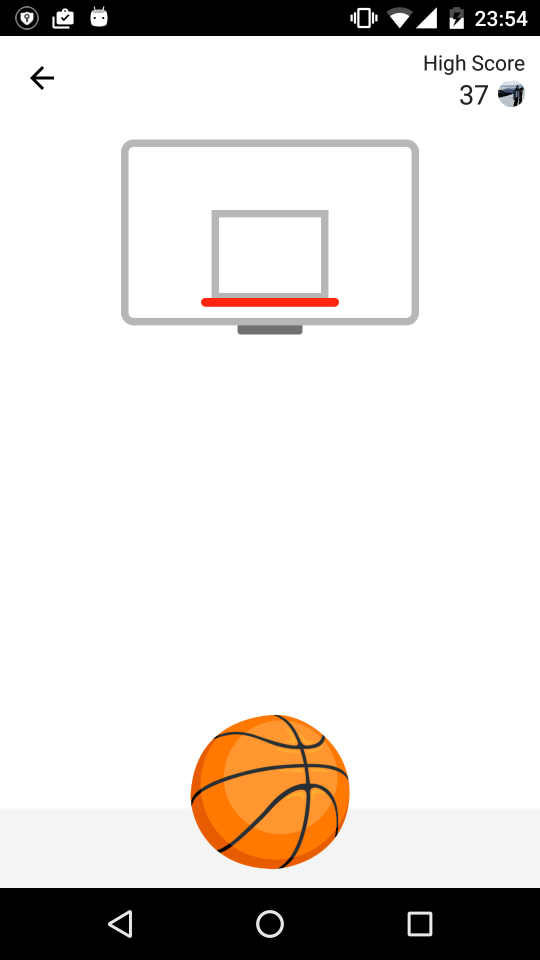
#> input picture asd.png, 1080 x 1920 px (shown at 1/2 size)
$ python vision.py asd.png asd.png   (older library calls are emulated)
#> lines starting #> are read from the running program, lines starting #| are printed output that depends on the picture; after the words box and inside, x2 and y2 are one past the last pixel; in counts of white or black regions, pixels touching at a corner belong together
#!/usr/bin/python2

import os
import sys
import cv2

ball_window = (1400, 1750)
bask_window = (230, 1300)

def get_ball(img):
	img = img[ball_window[0]:ball_window[1], :]
	circles = cv2.HoughCircles(img, cv2.HOUGH_GRADIENT, 1, 50,
		param1=50, param2=30,
		minRadius=0, maxRadius=0)
	return (int(circles[0][0][0]), int(circles[0][0][1] + ball_window[0]))

def get_basket(img):
	img = img[bask_window[0]:bask_window[1],:]
	edges = cv2.Canny(img, 50, 150, apertureSize=3)

	_,contours,_ = cv2.findContours(edges, 1, 2)
	for cnt in contours:
		approx = cv2.approxPolyDP(cnt, 0.01*cv2.arcLength(cnt, True), True)
		if len(approx) == 4:
			break

	fx = lambda x: x[0][0]
	fy = lambda x: x[0][1]
	xmin = min(map(fx, approx)); xmax = max(map(fx, approx))
	ymin = min(map(fy, approx)); ymax = max(map(fy, approx))

	return (int((xmin + xmax) / 2), int((ymin + ymax) / 2) + bask_window[0])

if __name__ == '__main__':
	img = cv2.imread(sys.argv[1], cv2.IMREAD_GRAYSCALE)
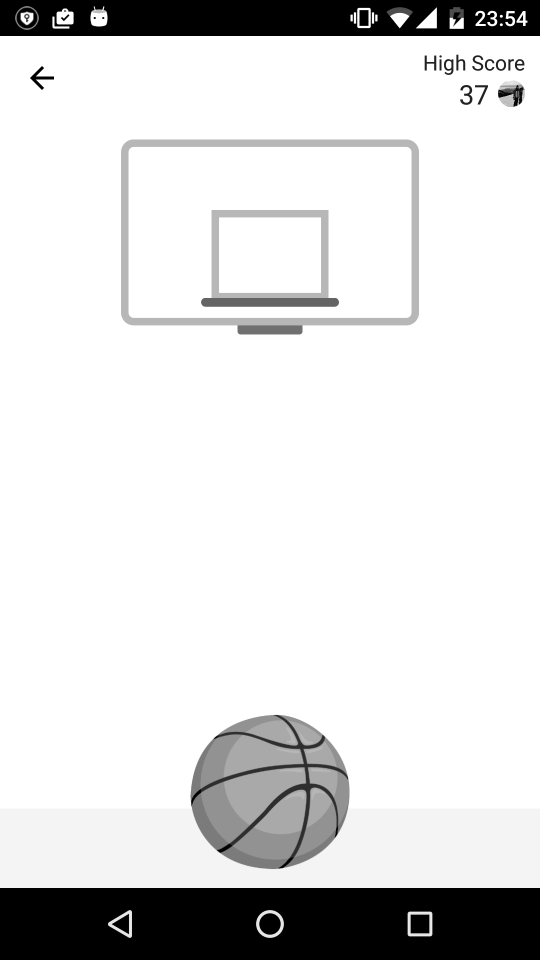
#> img: shape (1920, 1080) (shown at 1/2 size); min 0, max 255, mean 220.2
	bimg = cv2.medianBlur(img, 5)

	(ax, ay) = get_basket(bimg)
#> in get_basket, `img = img[bask_window[0]:bask_window[1],:]`:
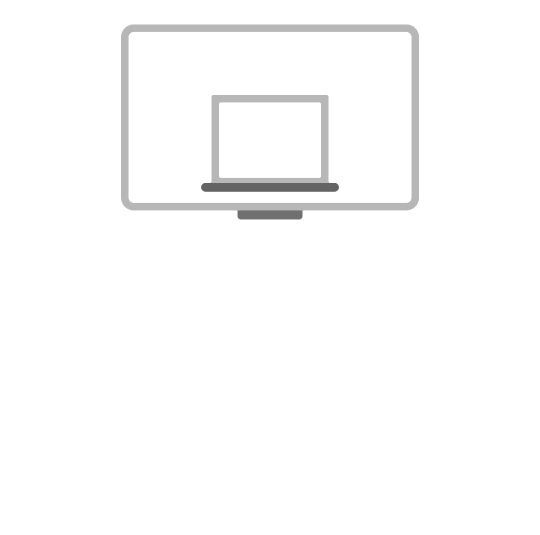
#> img: shape (1070, 1080) (shown at 1/2 size); min 100, max 255, mean 251.7
#> in get_basket, `edges = cv2.Canny(img, 50, 150, apertureSize=3)`:
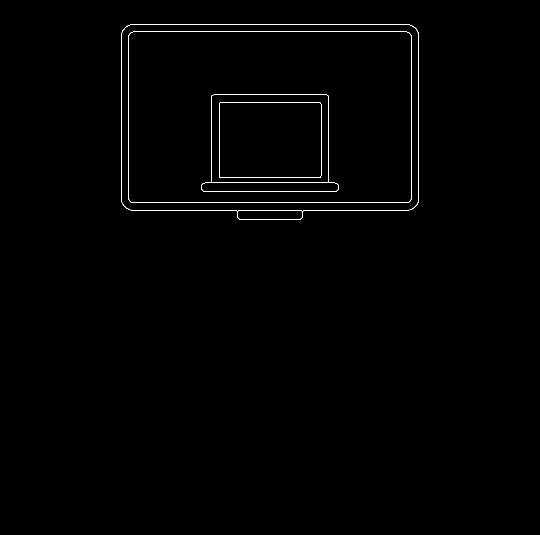
#> edges: shape (1070, 1080) (shown at 1/2 size); 0.5% white in thin lines or dots, all inside (x1, y1, x2, y2) = (242, 48, 838, 439)
#> in get_basket, `_,contours,_ = cv2.findContours(edges, 1, 2)`: contours = 10 contours, 1 with area under 20; largest, box (x1, y1, x2, y2) and area: (242, 48, 838, 439) 223164, (242, 48, 838, 439) 223113, (257, 63, 824, 406) 193476, (257, 63, 824, 406) 193454, (402, 189, 678, 384) 45895
#> the loop in get_basket, `for cnt in contours:` made 3 passes
#> approx on passes 1, 3: [[476, 421], [603, 422]], [[438, 207], [638, 204], [641, 353], [440, 355]]
#> in get_basket, `xmin = min(map(fx, approx))`: xmin = 438
#> in get_basket, `xmax = max(map(fx, approx))`: xmax = 641
#> in get_basket, `ymin = min(map(fy, approx))`: ymin = 204
#> in get_basket, `ymax = max(map(fy, approx))`: ymax = 355
#> ax = 539; ay = 509
	(bx, by) = get_ball(bimg)
#> in get_ball, `img = img[ball_window[0]:ball_window[1], :]`:
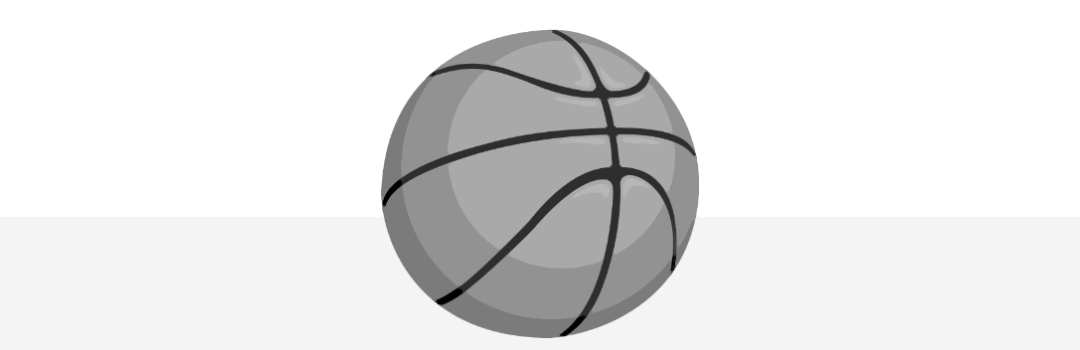
#> img: shape (350, 1080); min 1, max 255, mean 228.7
#> in get_ball, `circles = cv2.HoughCircles(img, cv2.HOUGH_GRADIENT, 1, 50, param1=50, ..`: circles = 15 rows, first 8: [549.5, 169.5, 149], [500.5, 192.5, 119.9], [503.5, 115.5, 102.9], [590.5, 239.5, 82.1], [663.5, 326.5, 162.8], [576.5, 118.5, 74.9], [440.5, 228.5, 64.9], [523.5, 267.5, 79.6]
#> bx = 549; by = 1569

	with open(sys.argv[2], 'w') as f:
		f.write(str(ax) + ' ' + str(ay) + '\n')
		f.write(str(bx) + ' ' + str(by) + '\n')

	# [5 lines of commented-out code are left out]
